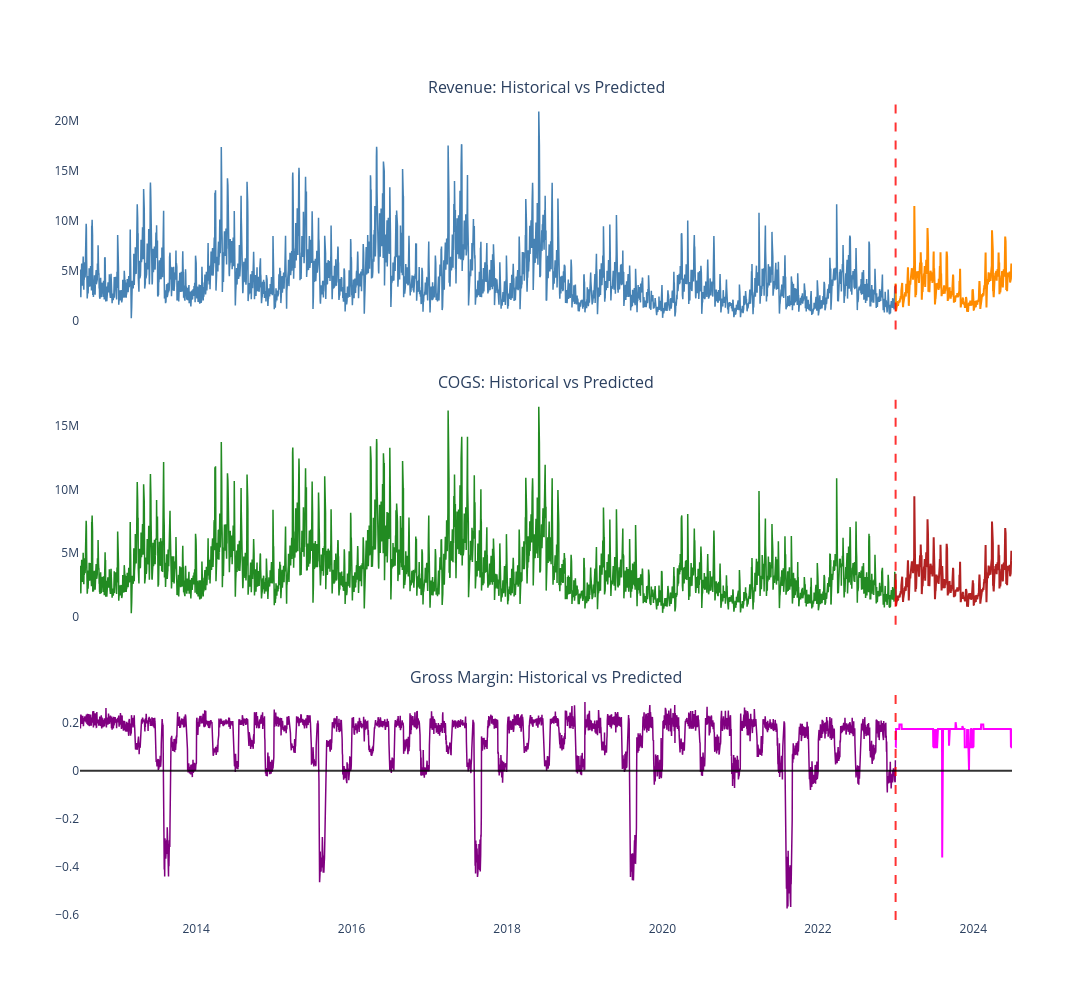

Notebook code for this chart:
### Code cell
submission['Date'] = pd.to_datetime(submission['Date'])
submission['GrossMargin'] = (submission['Revenue'] - submission['COGS']) / submission['Revenue']

fig_final = make_subplots(
    rows=3, cols=1, 
    shared_xaxes=True,
    vertical_spacing=0.08,
    subplot_titles=('Revenue: Historical vs Predicted', 'COGS: Historical vs Predicted', 'Gross Margin: Historical vs Predicted')
)

fig_final.add_trace(go.Scatter(x=sales['Date'], y=sales['Revenue'], mode='lines', line=dict(color='steelblue', width=1.5)), row=1, col=1)
fig_final.add_trace(go.Scatter(x=submission['Date'], y=submission['Revenue'], mode='lines', line=dict(color='darkorange', width=2)), row=1, col=1)

fig_final.add_trace(go.Scatter(x=sales['Date'], y=sales['COGS'], mode='lines', line=dict(color='forestgreen', width=1.5)), row=2, col=1)
fig_final.add_trace(go.Scatter(x=submission['Date'], y=submission['COGS'], mode='lines', line=dict(color='firebrick', width=2)), row=2, col=1)

fig_final.add_trace(go.Scatter(x=sales['Date'], y=sales['GrossMargin'], mode='lines', line=dict(color='purple', width=1.5)), row=3, col=1)
fig_final.add_trace(go.Scatter(x=submission['Date'], y=submission['GrossMargin'], mode='lines', line=dict(color='magenta', width=2)), row=3, col=1)

for i in range(1, 4):
    fig_final.add_vline(x='2023-01-01', line_dash="dash", line_color="red", opacity=0.8, row=i, col=1)

fig_final.add_hline(y=0, line_dash="solid", line_color="black", opacity=0.8, row=3, col=1)

fig_final.update_layout(height=1000, width=1400, hovermode='x unified', plot_bgcolor='white', showlegend=False)
fig_final.show()
fig_final.write_html('final_predictions.html')

### Figure 1 — Plotly figure (JSON) as saved in the notebook; plotly's stock layout.template omitted (floating-point values rounded to 4 significant figures; data arrays with more than 128 entries replaced by an {"elided": "..."} marker saying what was removed)
{"data": [{"line": {"color": "steelblue", "width": 1.5}, "mode": "lines", "type": "scatter", "x": {"elided": "3833 str values"}, "xaxis": "x", "y": {"elided": "3833 float values"}, "yaxis": "y"}, {"line": {"color": "darkorange", "width": 2}, "mode": "lines", "type": "scatter", "x": {"elided": "548 str values"}, "xaxis": "x", "y": {"elided": "548 float values"}, "yaxis": "y"}, {"line": {"color": "forestgreen", "width": 1.5}, "mode": "lines", "type": "scatter", "x": {"elided": "3833 str values"}, "xaxis": "x2", "y": {"elided": "3833 float values"}, "yaxis": "y2"}, {"line": {"color": "firebrick", "width": 2}, "mode": "lines", "type": "scatter", "x": {"elided": "548 str values"}, "xaxis": "x2", "y": {"elided": "548 float values"}, "yaxis": "y2"}, {"line": {"color": "purple", "width": 1.5}, "mode": "lines", "type": "scatter", "x": {"elided": "3833 str values"}, "xaxis": "x3", "y": {"elided": "3833 float values"}, "yaxis": "y3"}, {"line": {"color": "magenta", "width": 2}, "mode": "lines", "type": "scatter", "x": {"elided": "548 str values"}, "xaxis": "x3", "y": {"elided": "548 float values"}, "yaxis": "y3"}], "layout": {"annotations": [{"font": {"size": 16}, "showarrow": false, "text": "Revenue: Historical vs Predicted", "x": 0.5, "xanchor": "center", "xref": "paper", "y": 1, "yanchor": "bottom", "yref": "paper"}, {"font": {"size": 16}, "showarrow": false, "text": "COGS: Historical vs Predicted", "x": 0.5, "xanchor": "center", "xref": "paper", "y": 0.64, "yanchor": "bottom", "yref": "paper"}, {"font": {"size": 16}, "showarrow": false, "text": "Gross Margin: Historical vs Predicted", "x": 0.5, "xanchor": "center", "xref": "paper", "y": 0.28, "yanchor": "bottom", "yref": "paper"}], "height": 1000, "hovermode": "x unified", "plot_bgcolor": "white", "shapes": [{"line": {"color": "red", "dash": "dash"}, "opacity": 0.8, "type": "line", "x0": "2023-01-01", "x1": "2023-01-01", "xref": "x", "y0": 0, "y1": 1, "yref": "y domain"}, {"line": {"color": "red", "dash": "dash"}, "opacity": 0.8, "type": "line", "x0": "2023-01-01", "x1": "2023-01-01", "xref": "x2", "y0": 0, "y1": 1, "yref": "y2 domain"}, {"line": {"color": "red", "dash": "dash"}, "opacity": 0.8, "type": "line", "x0": "2023-01-01", "x1": "2023-01-01", "xref": "x3", "y0": 0, "y1": 1, "yref": "y3 domain"}, {"line": {"color": "black", "dash": "solid"}, "opacity": 0.8, "type": "line", "x0": 0, "x1": 1, "xref": "x3 domain", "y0": 0, "y1": 0, "yref": "y3"}], "showlegend": false, "width": 1400, "xaxis": {"anchor": "y", "domain": [0, 1], "matches": "x3", "showticklabels": false}, "xaxis2": {"anchor": "y2", "domain": [0, 1], "matches": "x3", "showticklabels": false}, "xaxis3": {"anchor": "y3", "domain": [0, 1]}, "yaxis": {"anchor": "x", "domain": [0.72, 1]}, "yaxis2": {"anchor": "x2", "domain": [0.36, 0.64]}, "yaxis3": {"anchor": "x3", "domain": [0, 0.28]}}}
